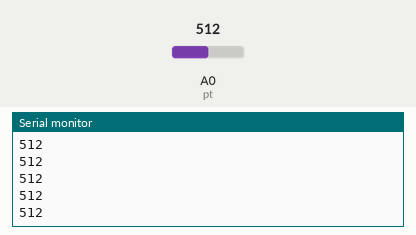
This sketch was run on a simulated Arduino Uno, built with avr-gcc and run on an emulated ATmega328P. On the bench: the last lines printed to the serial monitor. The inputs (shaded band) are chosen by the test bench; at power-on: A0 (pt) = 512.

Above: at 1.2 s.
1.3 s: A0 (pt) set to 716
At 2.0 s:
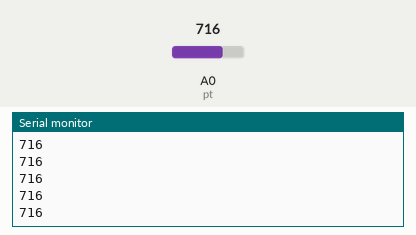
2.8 s: A0 (pt) set to 900
At 3.3 s:
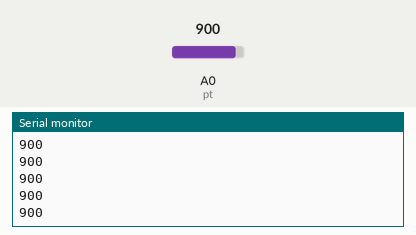
Timing chart, 0 to 5.8 s (numbered marks = the images above; inputs shaded):
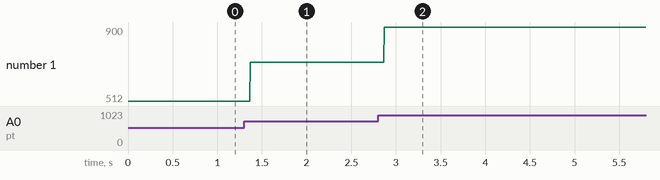

The sketch:

potentiometer_WITH_COMMENTS_.ino
```cpp
int pt = A0; //declaring A0 as the analogue input pin. Check this pin in the arduino and make sure you connect the output of the potentiometer and the LDR to this pin
int potentvalue; //Variable to store the potentiometer value

void setup() {
  // put your setup code here, to run once:
  pinMode(pt, INPUT); //Declaration of the pin roles
  Serial.begin(9600); //Initialising the serial monitor
}

void loop() {
  // put your main code here, to run repeatedly:
  potentvalue = analogRead(pt);  //Reading the input in the analog pins
  Serial.println(potentvalue); //Printing values
}

//This in theory should work for LDR as well as the two work in the same way when it comes to arduino. All you need to do is make the new connections
```

Measured:
- after the input at 1.3 s, the serial monitor: prints a new line after 0.07 s (image 1)
- after the input at 2.8 s, the serial monitor: prints a new line after 0.07 s (image 2)
- plotted number 1: 512 → 716 after the input at 1.3 s, 716 → 900 after the input at 2.8 s
